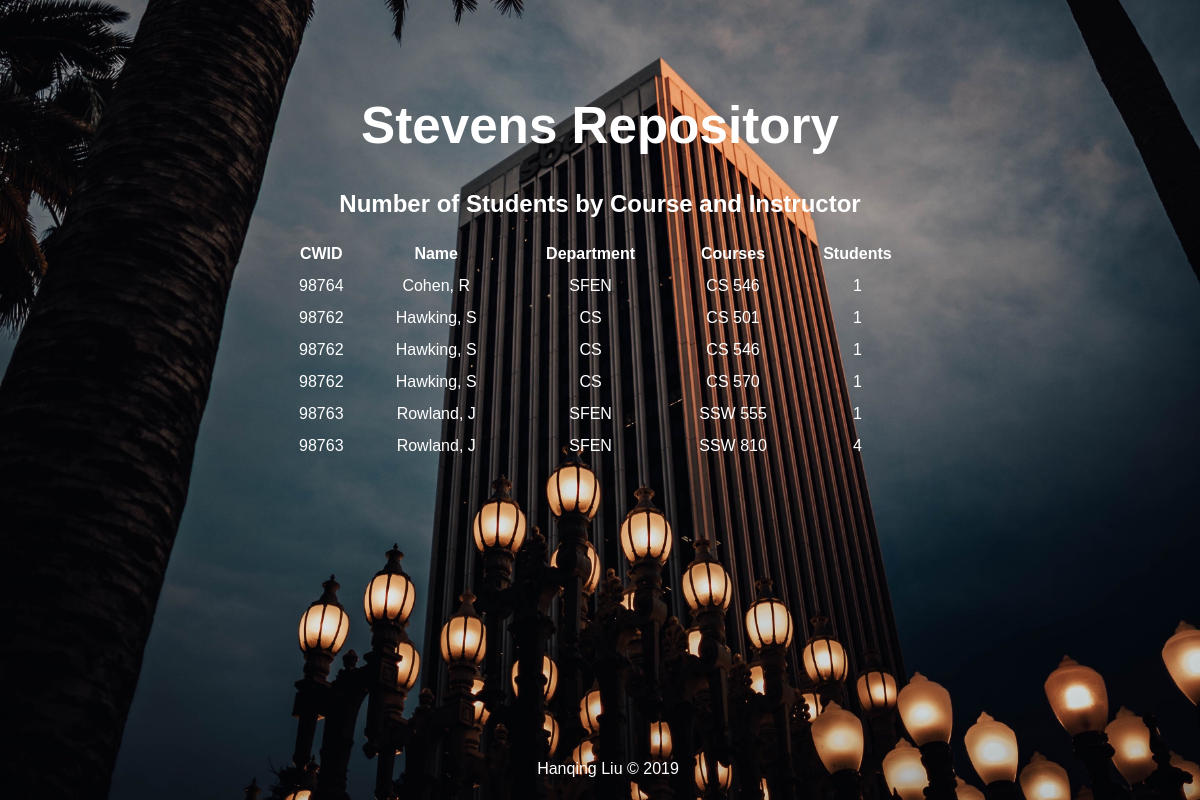
The page /Stevens_Repository on the database its author committed.
### tables this page shows
CREATE TABLE instructors
(
	CWID TEXT
		constraint instructors_pk
			primary key,
	Name TEXT,
	Dept TEXT
);

### HW12_Hanqing_Liu.py (the view)
@app.route("/Stevens_Repository")
def steve_repo():
    try:
        db_url = "/Users/hanqingliu/Desktop/SSW810-HW12/810_startup.db"
        db = sqlite3.connect(db_url)
    except sqlite3.OperationalError:
        return f"Could not find the db with the url {db_url}"
    else:
        query = "select i.CWID, i.Name, i.Dept, g.Course, count(g.Course) as Students from grades g join instructors i on i.CWID=g.InstructorCWID group by i.Name, g.Course"
        data = [{"cwid":cwid, "name":name, "dept":dept, "course":course, "student":student} for cwid, name, dept, course, student in db.execute(query)]
        db.close()
        '''flask has a serious CSS cache problem that they need to deal with'''
        return render_template(
            "instructors.html",
            title="Stevens Repository",
            table_title="Number of Students by Course and Instructor",
            instructors=data
        )

### templates/instructors.html
{% extends 'base.html' %}
{% block body %}
<div class="center-div">
  <br><br><br>
  <h1>{{title}}</h1>
  <h2>{{table_title}}</h2>
  <table>
    <thead>
      <td>CWID</td>
      <td>Name</td>
      <td>Department</td>
      <td>Courses</td>
      <td>Students</td>
    </thead>
    <tbody>
      {% for instructor in instructors %}
      <tr>
        <td>{{instructor.cwid}}</td>
        <td>{{instructor.name}}</td>
        <td>{{instructor.dept}}</td>
        <td>{{instructor.course}}</td>
        <td>{{instructor.student}}</td>
      </tr>
      {% endfor %}
    </tbody>
  </table>
  <footer id="footer">Hanqing Liu © 2019</footer>
</div>
{% endblock %}

### templates/base.html (shortened to what this page needs)
<!DOCTYPE html>
<html lang="en" dir="ltr">
  <head>
    <link rel="stylesheet" href="{{ url_for('static', filename='styles/verycoolstyle.css') }}">
  </head>
  <body>
    {% block body %}
    {% endblock %}
  </body>
</html>

### static/styles/verycoolstyle.css (style rules this page uses)
h1, h2, p, td, footer { font-family: "Lucida Sans Unicode", "Lucida Grande", sans-serif; color: white; text-align:center; }
h1 { font-size: 3.2em; }
table { width: 640px; border-collapse: collapse; border-spacing: 0; margin-left:auto; margin-right:auto; }
td, th { height: 30px; }
thead td { font-weight: bold; }
td { text-align: center; }
body { background-image: url(bkgd.jpg); background-position: center; background-repeat: no-repeat; background-size: cover; }
#footer { position: absolute; bottom: 0; width: 100%; height: 2.5rem; }

### rows shown on the page
instructors: cwid "98764", name "Cohen, R", dept "SFEN", course "CS 546", student "1"
instructors: cwid "98762", name "Hawking, S", dept "CS", course "CS 501", student "1", course "CS 546", course "CS 570"
instructors: cwid "98763", name "Rowland, J", dept "SFEN", course "SSW 555", student "1", course "SSW 810", student "4"

### other values the page prints
{{ title }} "Stevens Repository"
{{ table_title }} "Number of Students by Course and Instructor"
